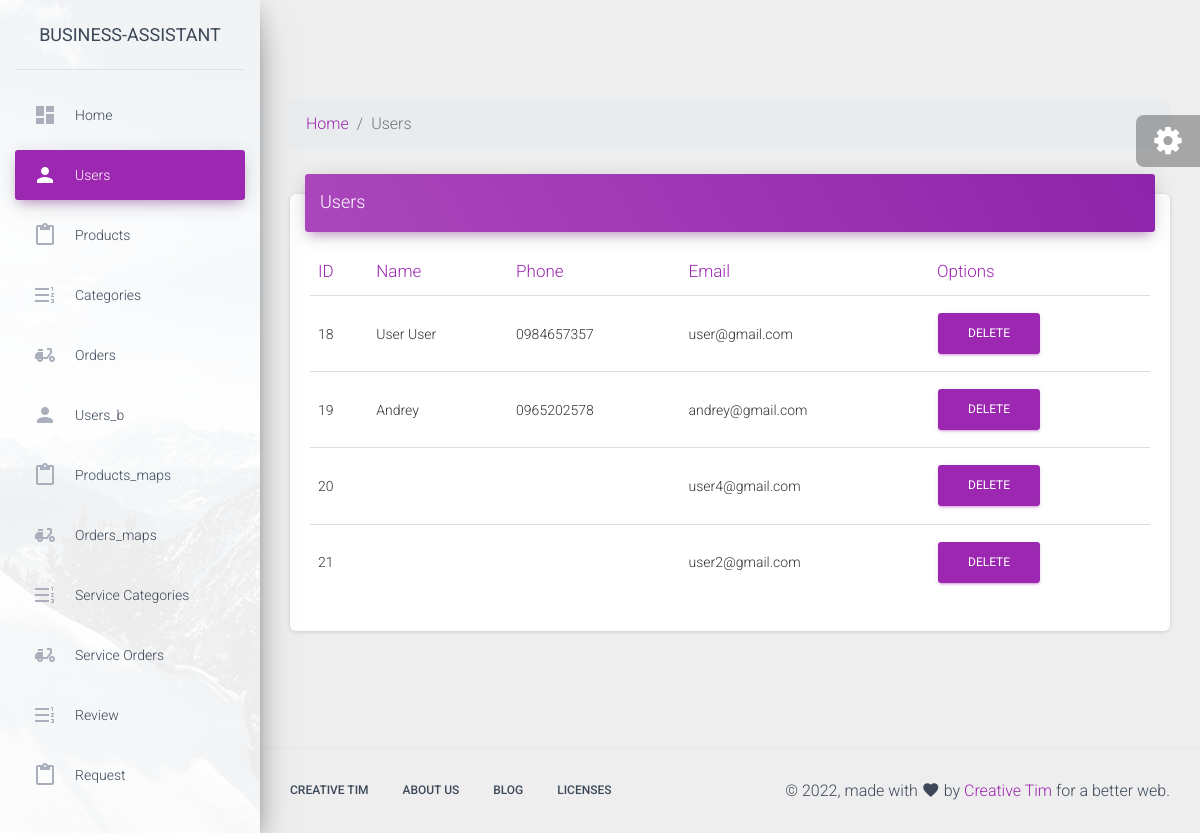
/admin/users.php, run on the app's committed database.
### tables this page shows
CREATE TABLE `users` (
  `id` int(11) NOT NULL,
  `login` varchar(255) NOT NULL,
  `password` varchar(255) NOT NULL,
  `email` varchar(100) NOT NULL,
  `name` varchar(255) NOT NULL,
  `phone` varchar(20) NOT NULL,
  `confirm_mail` varchar(255) NOT NULL,
  `verifided` int(11) NOT NULL DEFAULT 0,
  `favorites` text NOT NULL
);

### admin/users.php (the view, shortened to what this page needs)
<?php
include $_SERVER["DOCUMENT_ROOT"] . "/configs/db.php";
include $_SERVER["DOCUMENT_ROOT"] . "/admin/parts/header.php";
?>
<nav aria-label="breadcrumb">
  <ol class="breadcrumb">
    <li class="breadcrumb-item"><a href="/admin">Home</a></li>
    <li class="breadcrumb-item active" aria-current="page">Users</li>
  </ol>
</nav>
<div class="row">
  <div class="col-md-12">
    <div class="card">
      <div class="card-header card-header-primary">
        <h4 class="card-title ">
          Users
        </h4>
      </div>
      <div class="card-body">
        <div class="table-responsive">
          <table class="table">
            <thead class=" text-primary">
              <th>ID</th>
              <th>Name</th>
              <th>Phone</th>
              <th>Email</th>
              <th>Options</th>
            </thead>
            <tbody>
                <?php
               $sql = "SELECT * FROM users";
                $result = $conn->query($sql);
                while ($row = mysqli_fetch_assoc($result)) {
                ?>
                <tr>
                    <td><?php echo $row["id"] ?></td>
                    <td><?php echo $row["name"] ?></td>
                    <td><?php echo $row["phone"] ?></td>
                    <td><?php echo $row["email"] ?></td>
                    <td>
                      <a href="modules/users/delete.php?id=<?php echo $row["id"] ?>" class="btn btn-primary">Delete</a>
                  </td>
                </tr>
              <?php
              }
              ?>
            </tbody>
          </table>
        </div>
      </div>
    </div>
  </div>
</div>
<?php
include $_SERVER["DOCUMENT_ROOT"] . "/admin/parts/footer.php";
?>

### data on the page
users: id "18", name "User User", phone "0984657357", email "user@gmail.com"
users: id "19", name "Andrey", phone "0965202578", email "andrey@gmail.com"
users: id "20", email "user4@gmail.com"
users: id "21", email "user2@gmail.com"
